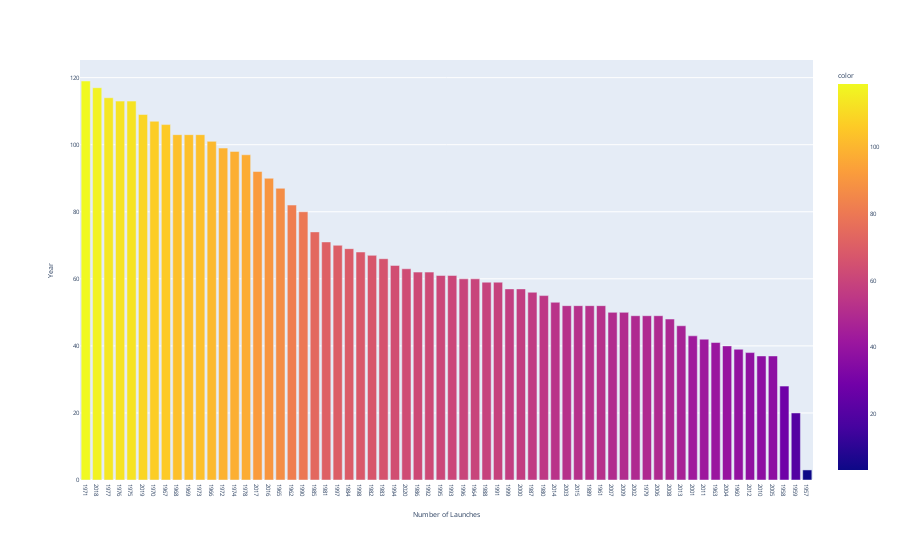

Source (notebook cell):
### Code cell
bar = px.bar(x=year_counts['Year'], y=year_counts['count'], color=year_counts['count'], color_continuous_scale='plasma')
bar.update_layout(xaxis_title = 'Number of Launches', yaxis_title = 'Year', font_size=6.23, title_x=0.5)

### Figure 1 — Plotly figure (JSON) as saved in the notebook; plotly's stock layout.template omitted (floating-point values rounded to 4 significant figures)
{"data": [{"alignmentgroup": "True", "hovertemplate": "x=%{x}<br>y=%{y}<br>color=%{marker.color}<extra></extra>", "legendgroup": "", "marker": {"color": [119, 117, 114, 113, 113, 109, 107, 106, 103, 103, 103, 101, 99, 98, 97, 92, 90, 87, 82, 80, 74, 71, 70, 69, 68, 67, 66, 64, 63, 62, 62, 61, 61, 60, 60, 59, 59, 57, 57, 56, 55, 53, 52, 52, 52, 52, 50, 50, 49, 49, 49, 48, 46, 43, 42, 41, 40, 39, 38, 37, 37, 28, 20, 3], "coloraxis": "coloraxis", "pattern": {"shape": ""}}, "name": "", "offsetgroup": "", "orientation": "v", "showlegend": false, "textposition": "auto", "type": "bar", "x": ["1971", "2018", "1977", "1976", "1975", "2019", "1970", "1967", "1968", "1969", "1973", "1966", "1972", "1974", "1978", "2017", "2016", "1965", "1962", "1990", "1985", "1981", "1997", "1984", "1998", "1982", "1983", "1994", "2020", "1986", "1992", "1995", "1993", "1996", "1964", "1988", "1991", "1999", "2000", "1987", "1980", "2014", "2003", "2015", "1989", "1961", "2007", "2009", "2002", "1979", "2006", "2008", "2013", "2001", "2011", "1963", "2004", "1960", "2012", "2010", "2005", "1958", "1959", "1957"], "xaxis": "x", "y": [119, 117, 114, 113, 113, 109, 107, 106, 103, 103, 103, 101, 99, 98, 97, 92, 90, 87, 82, 80, 74, 71, 70, 69, 68, 67, 66, 64, 63, 62, 62, 61, 61, 60, 60, 59, 59, 57, 57, 56, 55, 53, 52, 52, 52, 52, 50, 50, 49, 49, 49, 48, 46, 43, 42, 41, 40, 39, 38, 37, 37, 28, 20, 3], "yaxis": "y"}], "layout": {"barmode": "relative", "coloraxis": {"colorbar": {"title": {"text": "color"}}, "colorscale": [[0, "#0d0887"], [0.1111, "#46039f"], [0.2222, "#7201a8"], [0.3333, "#9c179e"], [0.4444, "#bd3786"], [0.5556, "#d8576b"], [0.6667, "#ed7953"], [0.7778, "#fb9f3a"], [0.8889, "#fdca26"], [1, "#f0f921"]]}, "font": {"size": 6.23}, "legend": {"tracegroupgap": 0}, "margin": {"t": 60}, "title": {"x": 0.5}, "xaxis": {"anchor": "y", "domain": [0, 1], "title": {"text": "Number of Launches"}}, "yaxis": {"anchor": "x", "domain": [0, 1], "title": {"text": "Year"}}}}
